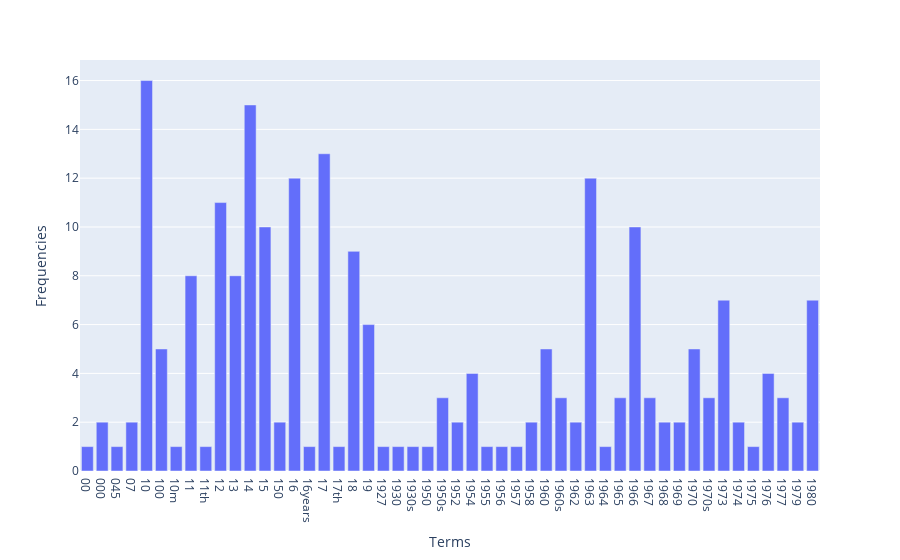

Write notebook code for a chart like this one.
### Code cell
# Make it interactive
import plotly.express as px

fig = px.bar(
    x=count_vect.get_feature_names_out()[:50], 
    y=term_frequencies[:50], 
    labels={"x": "Terms", "y": "Frequencies"}
)

fig

### Figure 1 — Plotly figure (JSON) as saved in the notebook; plotly's stock layout.template omitted (floating-point values rounded to 4 significant figures)
{"data": [{"alignmentgroup": "True", "hovertemplate": "Terms=%{x}<br>Frequencies=%{y}<extra></extra>", "legendgroup": "", "marker": {"color": "#636efa", "pattern": {"shape": ""}}, "name": "", "offsetgroup": "", "orientation": "v", "showlegend": false, "textposition": "auto", "type": "bar", "x": ["00", "000", "045", "07", "10", "100", "10m", "11", "11th", "12", "13", "14", "15", "150", "16", "16years", "17", "17th", "18", "19", "1927", "1930", "1930s", "1950", "1950s", "1952", "1954", "1955", "1956", "1957", "1958", "1960", "1960s", "1962", "1963", "1964", "1965", "1966", "1967", "1968", "1969", "1970", "1970s", "1973", "1974", "1975", "1976", "1977", "1979", "1980"], "xaxis": "x", "y": [1, 2, 1, 2, 16, 5, 1, 8, 1, 11, 8, 15, 10, 2, 12, 1, 13, 1, 9, 6, 1, 1, 1, 1, 3, 2, 4, 1, 1, 1, 2, 5, 3, 2, 12, 1, 3, 10, 3, 2, 2, 5, 3, 7, 2, 1, 4, 3, 2, 7], "yaxis": "y"}], "layout": {"autosize": true, "barmode": "relative", "legend": {"tracegroupgap": 0}, "margin": {"t": 60}, "xaxis": {"anchor": "y", "autorange": true, "domain": [0, 1], "range": [-0.5, 49.5], "title": {"text": "Terms"}, "type": "category"}, "yaxis": {"anchor": "x", "autorange": true, "domain": [0, 1], "range": [0, 16.84], "title": {"text": "Frequencies"}, "type": "linear"}}}
